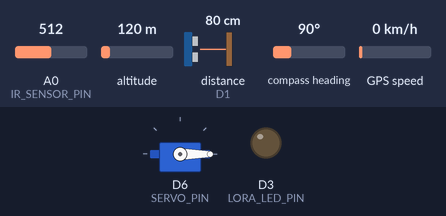
Bench run of a sketch on a simulated ESP8266 (NodeMCU). On the bench: servo, output pins drawn as LEDs (lit = HIGH). Inputs (shaded band) come from the test bench; at power-on: A0 (IR_SENSOR_PIN) = 512, altitude 120 m, distance to the obstacle (sensor on D1) 80 cm, compass heading 90°, GPS speed 0 km/h. The echo pulse lasts 58.3 µs per cm; the GPS gets a fix after 3 s at 37.7749, -122.4194 with 8 satellites; pins used as bus, display or sensor lines are not drawn; what the sketch prints to the serial monitor is not drawn.

Above: at 1.9 s.
2.0 s: A0 (IR_SENSOR_PIN) set to 497
At 3.6 s:
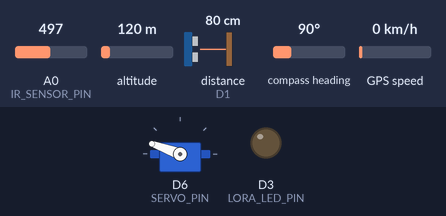
16.0 s: A0 (IR_SENSOR_PIN) set to 522
At 19.2 s:
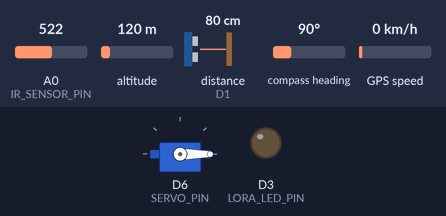
19.7 s: A0 (IR_SENSOR_PIN) set to 502
At 20.6 s:
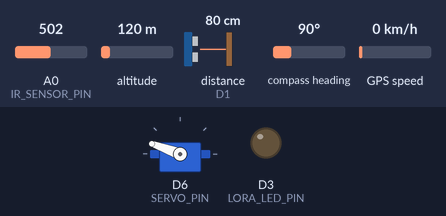
21.3 s: A0 (IR_SENSOR_PIN) set to 716
At 24.5 s:
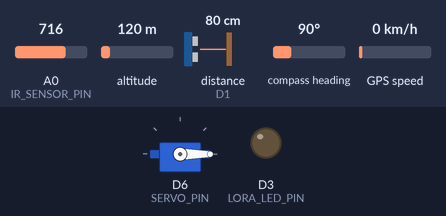
Timing chart, 0 to 25.7 s (numbered marks = the images above; inputs shaded):
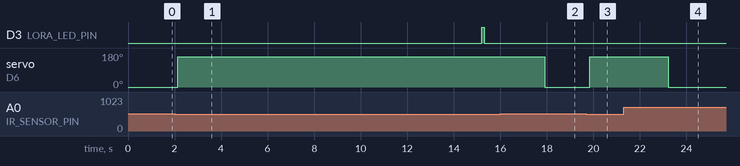

The sketch:

esp8266_node2_mini.ino
```cpp
/**
 * ESP8266 Node 2 - Mini Trash Bin (ESP-12E) - v3.0 ULTRA BATTERY OPTIMIZED
 * Gửi dữ liệu cảm biến qua LoRa AS-32 -> Gateway ESP32
 *
 * === SMART TRASH PROJECT - NODE 2 ===
 * ULTRA Battery Optimization:
 * - GPS: Bật chỉ khi gửi LoRa (tiết kiệm ~48mA)
 * - Servo: Detach sau dùng (tiết kiệm ~15mA)
 * - Adaptive lid check (tiết kiệm CPU)
 * - 2.5 phút offset (tránh collision với Node 1)
 * - Pin ước tính: 4-6 tháng (1x18650) hoặc 8-12 tháng (2x18650)
 *
 * QUAN TRỌNG: Set CPU 40MHz trong Arduino IDE:
 * Tools -> CPU Frequency -> 40MHz (tiết kiệm thêm 30mA)
 */

#include <ESP8266WiFi.h>
#include <Servo.h>
#include <SoftwareSerial.h>
#include <TinyGPSPlus.h>

// --- Pin Definitions ---
#define IR_SENSOR_PIN A0
#define SR04_TRIG D7
#define SR04_ECHO D1
#define LORA_TX D4
#define GPS_RX D8
#define GPS_TX D5
#define SERVO_PIN D6
#define LORA_LED_PIN D3

// --- Timing Constants (BATTERY OPTIMIZED) ---
const unsigned long SEND_INTERVAL = 300000; // 5 phút
const unsigned long SEND_OFFSET =
    15000; // Offset 15 giây (tránh collision với Node 1)
const unsigned long LID_CHECK_INTERVAL_ACTIVE = 200; // Active mode
const unsigned long LID_CHECK_INTERVAL_IDLE = 500;   // Idle mode
const unsigned long LID_OPEN_TIME = 2000;            // 2 giây
const unsigned long GPS_TIMEOUT = 30000;  // 30s để GPS lock (OPTIMIZED)
const unsigned long IDLE_TIMEOUT = 30000; // 30s = idle
const int LORA_LED_BLINK_MS = 100;
const unsigned long IR_DEBOUNCE_TIME = 500;

// --- Sensor Thresholds ---
const int IR_HAND_THRESHOLD = 512; // IR analog threshold
const int MIN_TRASH_LEVEL = 0;     // Minimum valid trash level (mm)
const int MAX_TRASH_LEVEL = 4000; // Maximum valid trash level (mm) - SR04 range
const int SR04_MAX_RETRIES = 3;   // Retry SR04 if failed

// --- Serial ---
SoftwareSerial gpsSerial(GPS_RX, GPS_TX);
TinyGPSPlus gps;
Servo servo;

// --- State Variables ---
unsigned long lastSend = 0;
unsigned long lastLidCheck = 0;
unsigned long lidOpenStart = 0;
unsigned long lastIRDetect = 0;
unsigned long lastActivity = 0;
bool isLidOpen = false;
bool servoAttached = false;
bool gpsEnabled = false;
unsigned long currentLidCheckInterval = LID_CHECK_INTERVAL_ACTIVE;

// Cached GPS
double cachedLat = 0.0;
double cachedLon = 0.0;
int cachedSats = 0;

struct SensorStatus {
  bool ir_ok;
  bool sr04_ok;
  bool gps_ok;
} sensorStatus = {false, false, false};

struct SensorData {
  float ax, ay, az; // Simulated (0)
  int trashLevel_mm;
  int gasRaw; // Simulated (0)
  double lat, lon;
  int gpsSats;
  unsigned long timestamp;
};

void setup() {
  Serial.begin(115200);
  delay(100);
  Serial.println(F("\n\n=== Node 2 v3.0 ULTRA BATTERY OPTIMIZED ==="));
  Serial.println(F("Set CPU to 40MHz for extra 30mA savings!"));

  // Apply offset
  lastSend = millis() - (SEND_INTERVAL - SEND_OFFSET);
  Serial.println(F("Send offset: 15 seconds (avoid collision with Node 1)"));

  WiFi.mode(WIFI_OFF);
  WiFi.forceSleepBegin();
  delay(1);

  Serial1.begin(9600);
  gpsSerial.begin(9600);
  delay(100);
  gpsSerial.end(); // TẮT GPS để tiết kiệm pin (~48mA)
  gpsEnabled = false;

  // Servo: Detach ngay để tiết kiệm
  servo.attach(SERVO_PIN);
  servo.write(0);
  delay(500);
  servo.detach();
  servoAttached = false;

  pinMode(IR_SENSOR_PIN, INPUT);
  pinMode(SR04_TRIG, OUTPUT);
  pinMode(SR04_ECHO, INPUT);
  pinMode(LORA_LED_PIN, OUTPUT);
  digitalWrite(LORA_LED_PIN, LOW);
  digitalWrite(SR04_TRIG, LOW);

  Serial.println(F("\nBattery Optimizations:"));
  Serial.println(F("- GPS: OFF (bật chỉ khi gửi)"));
  Serial.println(F("- Servo: Detached"));
  Serial.println(F("- Adaptive lid check"));
  Serial.println(F("Est. battery: 4-6 months\n"));

  ESP.wdtEnable(5000);
}

void enableGPS() {
  if (!gpsEnabled) {
    gpsSerial.begin(9600);
    gpsEnabled = true;
    Serial.println(F("[GPS] Enabled"));
  }
}

void disableGPS() {
  if (gpsEnabled) {
    gpsSerial.end();
    gpsEnabled = false;
    Serial.println(F("[GPS] Disabled (power save)"));
  }
}

bool waitForGPSLock(unsigned long timeout) {
  Serial.print(F("[GPS] Waiting for lock"));
  unsigned long start = millis();

  while (millis() - start < timeout) {
    while (gpsSerial.available()) {
      if (gps.encode(gpsSerial.read())) {
        if (gps.location.isValid() && gps.location.age() < 2000) {
          Serial.println(F(" ✅"));
          return true;
        }
      }
    }
    if ((millis() - start) % 5000 == 0) {
      Serial.print(".");
    }
    yield();
  }

  Serial.println(F(" ❌ Timeout"));
  return false;
}

int readIRSensor() { return analogRead(IR_SENSOR_PIN); }

int readSR04Distance() {
  Serial.println("[SR04] Starting read...");
  const int NUM_SAMPLES = 3;
  int validSamples = 0;
  long totalDistance = 0;
  int retries = 0;

  while (validSamples < NUM_SAMPLES && retries < SR04_MAX_RETRIES) {
    for (int i = 0; i < NUM_SAMPLES; i++) {
      digitalWrite(SR04_TRIG, LOW);
      delayMicroseconds(2);
      digitalWrite(SR04_TRIG, HIGH);
      delayMicroseconds(10);
      digitalWrite(SR04_TRIG, LOW);

      long duration = pulseIn(SR04_ECHO, HIGH, 30000);

      if (duration > 0) {
        long distance_cm = (long)(duration / 58); // cm
        Serial.print("[SR04] Sample ");
        Serial.print(i);
        Serial.print(": ");
        Serial.print(distance_cm);
        Serial.println("cm");

        // Validate reading
        if (distance_cm > 0 && distance_cm < 400) { // SR04 max ~4m
          totalDistance += distance_cm;
          validSamples++;
        }
      } else {
        Serial.print("[SR04] Sample ");
        Serial.print(i);
        Serial.println(": No echo!");
      }

      if (i < NUM_SAMPLES - 1)
        delay(10);
    }

    if (validSamples == 0) {
      retries++;
      Serial.print("[SR04] Retry ");
      Serial.println(retries);
      delay(50); // Wait before retry
    }
  }

  if (validSamples == 0) {
    Serial.println("[SR04] FAILED - No valid samples!");
    return -1;
  }

  int avg_cm = (int)(totalDistance / validSamples);
  int avg_mm = avg_cm * 10; // Convert cm to mm

  Serial.print("[SR04] Result: ");
  Serial.print(avg_cm);
  Serial.print("cm = ");
  Serial.print(avg_mm);
  Serial.println("mm");

  return avg_mm; // Return in mm for consistency
}

void readSensorData(SensorData &data) {
  data.timestamp = millis();

  // Simulated (Node 2 không có ADXL345)
  data.ax = 0.0;
  data.ay = 0.0;
  data.az = 0.0;

  // Real SR04 with validation
  int rawTrash = readSR04Distance();
  if (rawTrash >= MIN_TRASH_LEVEL && rawTrash <= MAX_TRASH_LEVEL) {
    data.trashLevel_mm = rawTrash;
  } else {
    data.trashLevel_mm = -1; // Invalid reading
  }

  // Simulated (Node 2 không có gas sensor)
  data.gasRaw = 0;

  // GPS: Cached
  data.lat = cachedLat;
  data.lon = cachedLon;
  data.gpsSats = cachedSats;
}

// JSON FORMAT GIỐNG NODE 1
void makePayload(const SensorData &data, char *buffer, size_t bufSize) {
  snprintf(buffer, bufSize,
           "{\"n\":\"node2\",\"t\":%lu,\"ax\":%.2f,\"ay\":%.2f,\"az\":%.2f,"
           "\"g\":%d,\"trash\":%d,\"lat\":%.6f,\"lon\":%.6f,\"sat\":%d}",
           data.timestamp, data.ax, data.ay, data.az, data.gasRaw,
           data.trashLevel_mm, data.lat, data.lon, data.gpsSats);
}

void sendLoRaData(const char *payload) {
  Serial1.println(payload);
  Serial.print(F("📡 LoRa TX: "));
  Serial.println(payload);

  digitalWrite(LORA_LED_PIN, HIGH);
  delay(LORA_LED_BLINK_MS);
  digitalWrite(LORA_LED_PIN, LOW);
}

void controlLid() {
  unsigned long currentMillis = millis();

  // KEEP-ALIVE: Nếu nắp đang mở, kiểm tra xem còn người không (qua IR)
  if (isLidOpen) {
    int irValue = readIRSensor();

    // Nếu vẫn phát hiện người (IR < threshold), GIA HẠN thời gian mở
    if (irValue >= 0 && irValue < IR_HAND_THRESHOLD) {
      lidOpenStart = currentMillis; // Reset timer
      Serial.print(F("🔄 Keep-Alive: IR detected ("));
      Serial.print(irValue);
      Serial.println("), extending open time...");
    }
  }

  // Đóng nắp
  if (isLidOpen && (currentMillis - lidOpenStart >= LID_OPEN_TIME)) {
    Serial.println(">>> Closing Lid <<<");
    if (!servoAttached) {
      servo.attach(SERVO_PIN);
      delay(15);
    }
    servo.write(0);
    delay(300);
    servo.detach(); // DETACH để tiết kiệm pin
    servoAttached = false;
    isLidOpen = false;
    Serial.println(F("🚪 Servo CLOSE + DETACHED"));
  }

  // Mở nắp với debounce
  if (!isLidOpen) {
    int irValue = readIRSensor();

    if (irValue >= 0 && irValue < IR_HAND_THRESHOLD) {
      if (currentMillis - lastIRDetect >= IR_DEBOUNCE_TIME) {
        Serial.println(">>> HAND DETECTED <<<");

        if (!servoAttached) {
          servo.attach(SERVO_PIN);
          servoAttached = true;
          delay(15);
        }

        servo.write(160);
        isLidOpen = true;
        lidOpenStart = currentMillis;
        lastIRDetect = currentMillis;
        lastActivity = currentMillis; // Reset idle

        Serial.print(F("Servo OPEN (IR: "));
        Serial.print(irValue);
        Serial.println(")");
      }
    }
  }
}

void loop() {
  ESP.wdtFeed();
  unsigned long now = millis();

  // Adaptive lid check
  if (now - lastActivity > IDLE_TIMEOUT) {
    currentLidCheckInterval = LID_CHECK_INTERVAL_IDLE;
  } else {
    currentLidCheckInterval = LID_CHECK_INTERVAL_ACTIVE;
  }

  // Điều khiển nắp
  if (now - lastLidCheck >= currentLidCheckInterval) {
    lastLidCheck = now;
    controlLid();
  }

  // Gửi dữ liệu
  if (now - lastSend >= SEND_INTERVAL) {
    lastSend = now;

    Serial.println(F("\n========== SENDING DATA =========="));

    // 1. BẬT GPS
    enableGPS();

    // 2. Đợi GPS lock
    if (waitForGPSLock(GPS_TIMEOUT)) {
      if (gps.location.isValid()) {
        cachedLat = gps.location.lat();
        cachedLon = gps.location.lng();
        cachedSats = gps.satellites.isValid() ? gps.satellites.value() : 0;
        sensorStatus.gps_ok = true;
        Serial.println(F("[GPS] Cache updated ✅"));
      }
    } else {
      Serial.println(F("[GPS] Using cached data"));
    }

    // 3. Đọc sensors
    SensorData data;
    readSensorData(data);

    // 4. Tạo payload
    char payload[256];
    makePayload(data, payload, sizeof(payload));

    // 5. Gửi LoRa
    sendLoRaData(payload);

    // 6. TẮT GPS
    disableGPS();

    // Debug
    Serial.print(F("Heap: "));
    Serial.print(ESP.getFreeHeap());
    Serial.print(F(" | Trash: "));
    Serial.print(data.trashLevel_mm);
    Serial.println(F("mm"));
    Serial.println(F("==================================\n"));
  }

  yield();
}
```

Measured:
- the behaviour switches between 512 and 511 on A0 (IR_SENSOR_PIN) (found by bisection; images 0 and 1)
- after the input at 2.0 s, servo on D6 (SERVO_PIN): 0° → 160° after 0.15 s
- after the input at 16.0 s, servo on D6 (SERVO_PIN): 160° → 0° after 1.9 s
- after the input at 19.7 s, servo on D6 (SERVO_PIN): 0° → 160° after 0.14 s
- after the input at 21.3 s, servo on D6 (SERVO_PIN): 160° → 0° after 1.9 s
